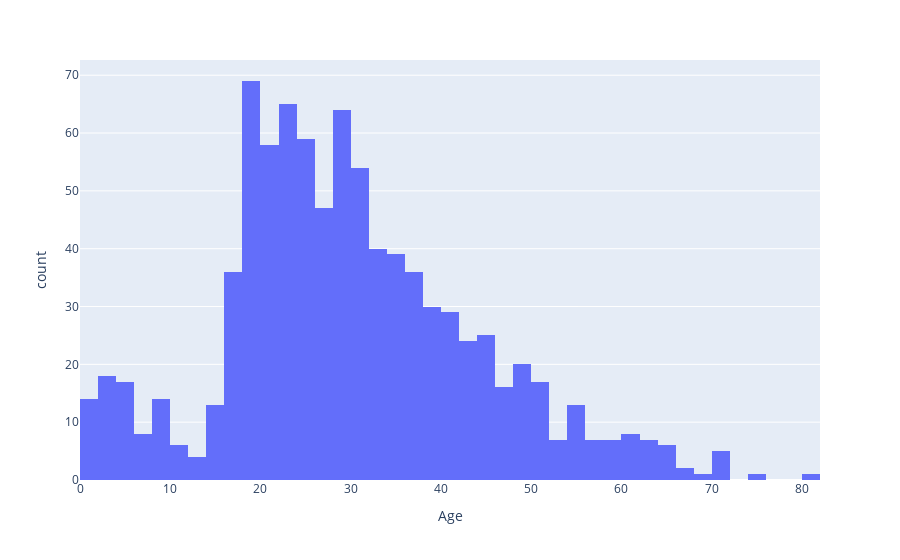

The cell this chart's notebook holds for it:
### Markdown cell above
### Age

### Code cell
fig = px.histogram(data, x="Age")
fig.show()

### Figure 1 — Plotly figure (JSON) as saved in the notebook; plotly's stock layout.template omitted (floating-point values rounded to 4 significant figures; data arrays with more than 128 entries replaced by an {"elided": "..."} marker saying what was removed)
{"data": [{"alignmentgroup": "True", "bingroup": "x", "hovertemplate": "Age=%{x}<br>count=%{y}<extra></extra>", "legendgroup": "", "marker": {"color": "#636efa", "pattern": {"shape": ""}}, "name": "", "offsetgroup": "", "orientation": "v", "showlegend": false, "type": "histogram", "x": {"elided": "887 float values"}, "xaxis": "x", "yaxis": "y"}], "layout": {"barmode": "relative", "legend": {"tracegroupgap": 0}, "margin": {"t": 60}, "xaxis": {"anchor": "y", "domain": [0, 1], "title": {"text": "Age"}}, "yaxis": {"anchor": "x", "domain": [0, 1], "title": {"text": "count"}}}}
